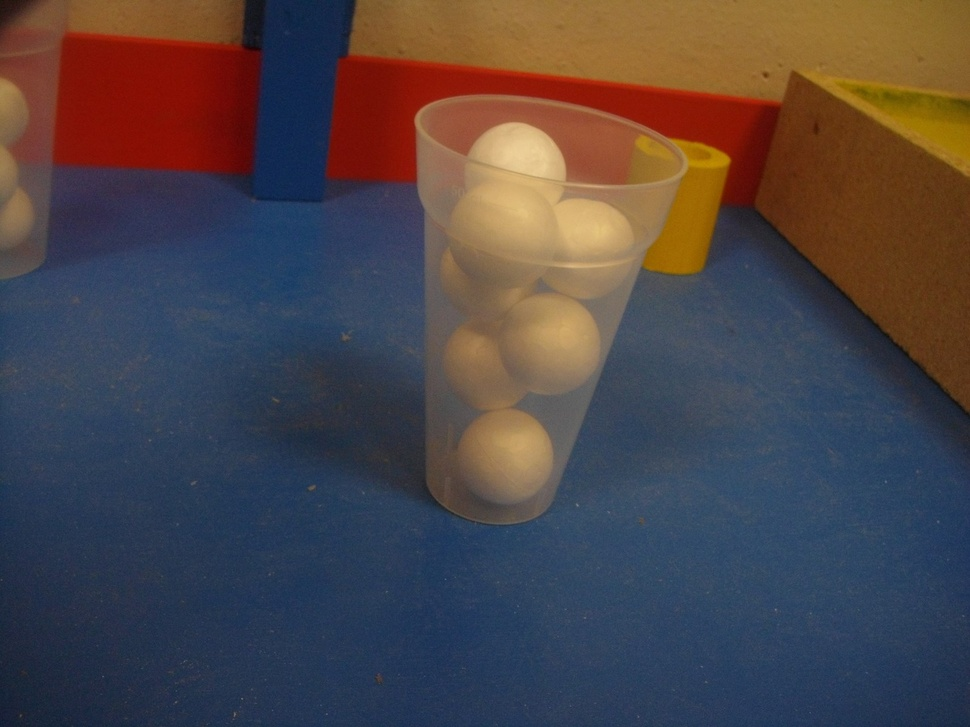
#> input picture Informatique/MachineLearning/Python/Popcorn/gobelet.jpg, 970 x 727 px, shrunk from 1600 x 1200 before the run
$ python popcornDetectionByGlassContour.py
#> lines starting #> are read from the running program, lines starting #| are printed output that depends on the picture; after the words box and inside, x2 and y2 are one past the last pixel; in counts of white or black regions, pixels touching at a corner belong together
# Programme qui essaie de détecter les gobelets de pop-corn remplis, en effectuant une
# détection des contours puis en ne gardant que ceux dont la forme correspond (plus ou moins)
# à un gobelet. La forme du gobelet est donnée par une forme de référence (popcornReference.JPG).

# Ne fonctionne pas. C'est la détection du contour qui foire, car le gobelet est transparent.
# En même temps, quand le gobelet est contre le mur (blanc), même un humain voit difficilement
# le contour du gobelet sur la photo !

import numpy as np
import cv2

def nothing(x):
    pass

erodeElement = cv2.getStructuringElement(cv2.MORPH_CROSS,(2,2))

img = cv2.imread('gobelet.jpg') #Ouverture de l'image
#> img is the input picture: shape (727, 970, 3); mean B, G, R 71.7, 68.7, 77.4
gray = cv2.cvtColor(img, cv2.COLOR_BGR2GRAY)
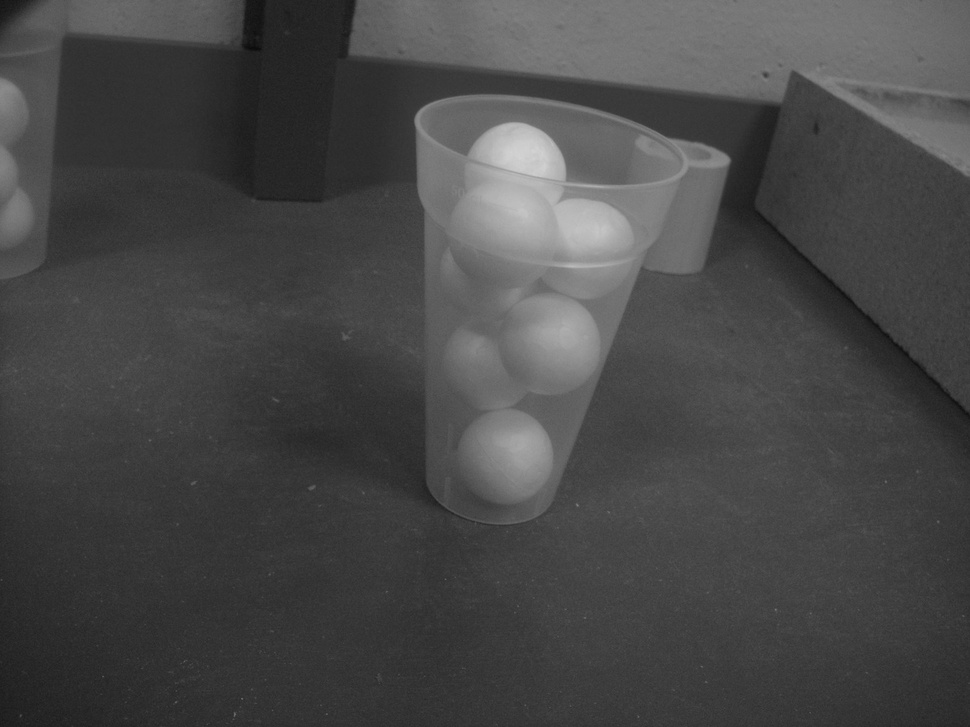
#> gray: shape (727, 970); min 10, max 212, mean 71.7
end = False

ref = cv2.imread('popcornReference.JPG')
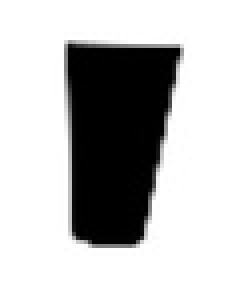
#> input picture Informatique/MachineLearning/Python/Popcorn/popcornReference.JPG, 60 x 74 px, shrunk from 99 x 122 before the run (shown 4 times larger)
#> ref is the input picture: shape (74, 60, 3); min 0, max 255, mean 188.9
ref = cv2.cvtColor(ref, cv2.COLOR_BGR2GRAY)
#> ref: shape (74, 60)
refContour,_ = cv2.findContours(ref,cv2.RETR_TREE,cv2.CHAIN_APPROX_SIMPLE)
#> refContour = 41 contours, 38 with area under 20; largest, box (x1, y1, x2, y2) and area: (0, 0, 60, 74) 4307, (18, 11, 43, 60) 856, (18, 44, 21, 57) 22

cv2.namedWindow('Canny')
cv2.createTrackbar('TH1', 'Canny', 0, 255, nothing)
cv2.createTrackbar('TH2', 'Canny', 0, 255, nothing)

while(not end):

    imgCopy = img.copy()

    th1 = cv2.getTrackbarPos('TH1', 'Canny')
    th2 = cv2.getTrackbarPos('TH2', 'Canny')

    edges = cv2.Canny(gray, th1, th2)
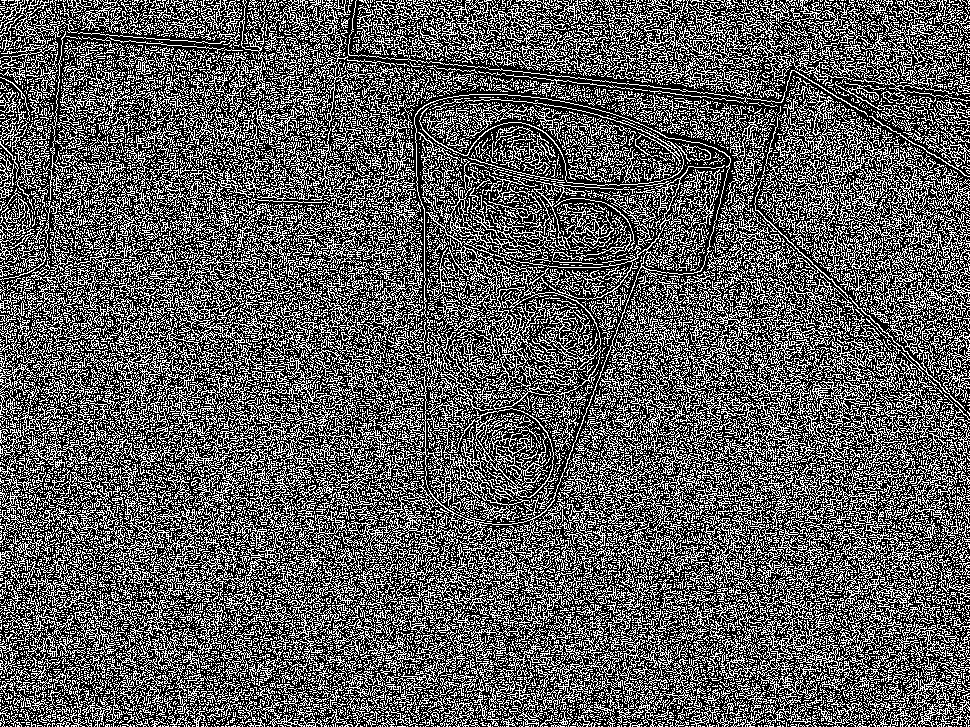
#> edges: shape (727, 970); 36.1% white in thin lines or dots
    dilatedEdges = cv2.dilate(edges,erodeElement)
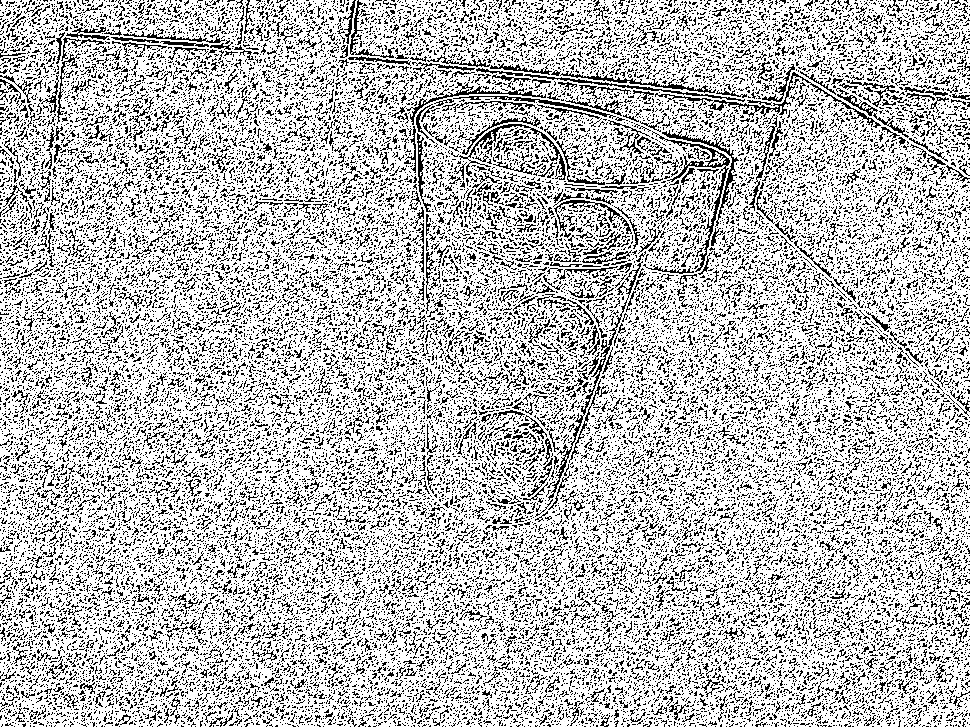
#> dilatedEdges: shape (727, 970); 74.8% white; black in thin lines or dots

    contours,_ = cv2.findContours(dilatedEdges.copy(),cv2.RETR_TREE,cv2.CHAIN_APPROX_SIMPLE)
#> contours = 49905 contours, 47638 with area under 20; largest, box (x1, y1, x2, y2) and area: (0, 0, 970, 727) 700219, (523, 73, 746, 103) 698, (661, 129, 740, 221) 691, (560, 70, 717, 94) 666, (664, 138, 731, 183) 655

    for cnt in contours:
        if(cv2.matchShapes(cnt, refContour[0], 1, 1) < 0.5):
            x,y,w,h = cv2.boundingRect(cnt)
            cv2.rectangle(imgCopy,(x,y),(x+w,y+h),(0,255,0),2)
#> this loop made 49905 passes
#> (cnt, x, y, w, h) on passes 6, 7, 10, 11, 12, 13, 14, 15, 16, 17: ([[918, 725], [919, 724], [920, 725], [919, 726]], 918, 724, 3, 3), ([[835, 725], [836, 724], [837, 725], [836, 726]], 835, 724, 3, 3), ([[804, 725], [805, 724], [806, 725], [805, 726]], 804, 724, 3, 3), ([[793, 725], [794, 724], [795, 725], [794, 726]], 793, 724, 3, 3), ([[777, 725], [778, 724], [779, 725], [778, 726]], 777, 724, 3, 3), ([[770, 725], [771, 724], [772, 725], [771, 726]], 770, 724, 3, 3), ([[710, 725], [711, 724], [712, 725], [711, 726]], 710, 724, 3, 3), ([[684, 725], [685, 724], [686, 725], [685, 726]], 684, 724, 3, 3), ([[581, 725], [582, 724], [583, 725], [582, 726]], 581, 724, 3, 3), ([[575, 725], [576, 724], [577, 725], [576, 726]], 575, 724, 3, 3)
#> (x, y, w, h) on passes 3, 4, 5, 8, 9, 19: (0, 0, 970, 727), (945, 724, 4, 3), (922, 724, 4, 3), (832, 724, 4, 3), (819, 724, 4, 3), (542, 724, 4, 3)
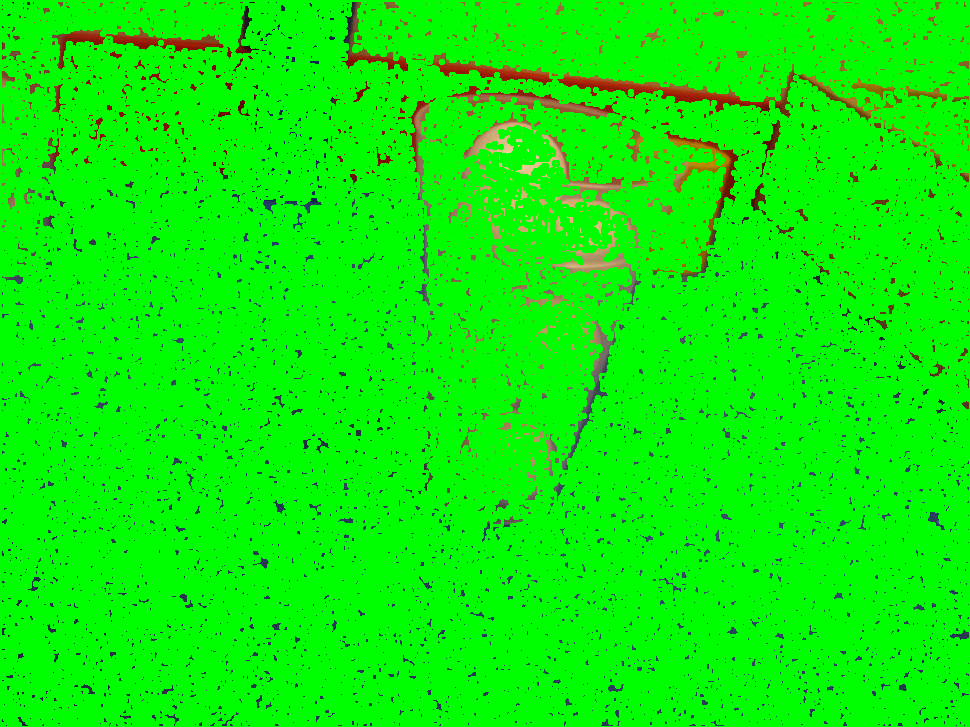
#> imgCopy: shape (727, 970, 3); mean B, G, R 4.5, 241.9, 7.9

    cv2.imshow('Result', imgCopy)

    if(cv2.waitKey(1) & 0xFF == ord('q')):
#> (key q is pressed here)
        end = True

cv2.destroyAllWindows()
